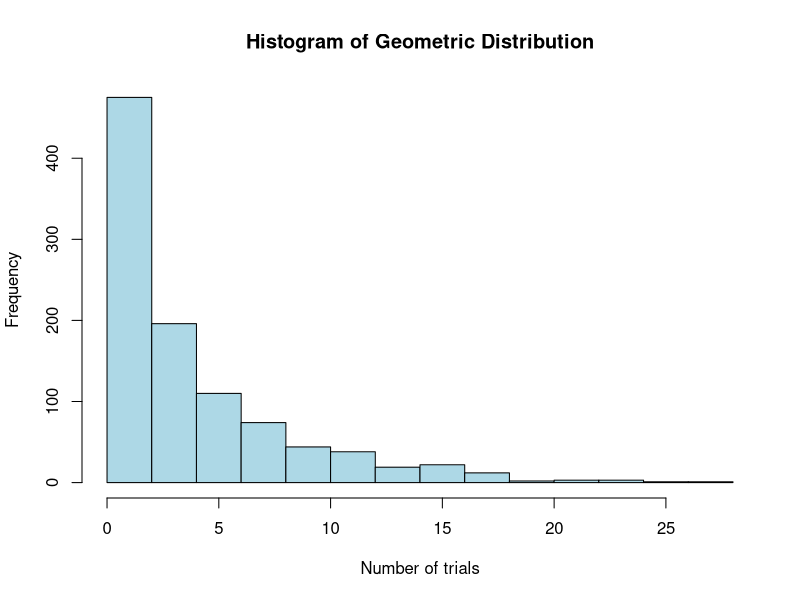

R code for this plot:
## ---- chunk 1
knitr::opts_chunk$set(echo = TRUE)
## ---- chunk 2
# Set the probability of success
p <- 0.2

# Generate 1000 random variables from the geometric distribution
x <- rgeom(1000, p)

# Calculate some basic statistics
mean_x <- mean(x)
var_x <- var(x)
sd_x <- sd(x)

# Print the results
cat("Number of trials required to achieve first success:\n")
cat("Mean (in 2 decimal places): ", sprintf("%.2f", mean_x), "\n")
cat("Variance (in 2 decimal places): ", sprintf("%.2f", var_x), "\n")
cat("Standard deviation (in 2 decimal places): ", sprintf("%.2f", sd_x), "\n")

# Plot the histogram
hist(x, main="Histogram of Geometric Distribution", xlab="Number of trials", ylab="Frequency", col="lightblue", border="black")

## ---- chunk 3
# Function to calculate hypergeometric probability
hypergeom_prob <- function(N, K, n, k) {
  choose(K, k) * choose(N - K, n - k) / choose(N, n)
}

# Scenario 1: A sample of 10 is selected from a box of 40
N1 <- 40
K1 <- 0.1 * N1
n1 <- 10

# Calculate the probability of more than 10% defectives
prob1 <- sum(sapply(1:(n1 - 1), function(k) hypergeom_prob(N1, K1, n1, k)))

cat("Probability of more than 10% defectives in Scenario 1:", sprintf("%.4f", prob1), "\n")

# Scenario 2: A sample of 10 is selected from a box of 5000
N2 <- 5000
K2 <- 0.1 * N2
n2 <- 10

# Calculate the probability of more than 10% defectives
prob2 <- sum(sapply(1:(n2 - 1), function(k) hypergeom_prob(N2, K2, n2, k)))

cat("Probability of more than 10% defectives in Scenario 2:", sprintf("%.4f", prob2), "\n")


